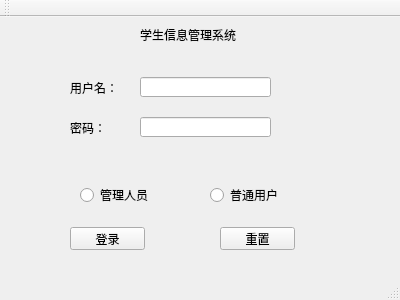
<?xml version="1.0" encoding="UTF-8"?>
<ui version="4.0">
 <class>MainWindow</class>
 <widget class="QMainWindow" name="MainWindow">
  <property name="geometry">
   <rect>
    <x>0</x>
    <y>0</y>
    <width>400</width>
    <height>300</height>
   </rect>
  </property>
  <property name="windowTitle">
   <string>MainWindow</string>
  </property>
  <widget class="QWidget" name="centralWidget">
   <widget class="QPushButton" name="LoginButton">
    <property name="geometry">
     <rect>
      <x>70</x>
      <y>210</y>
      <width>75</width>
      <height>23</height>
     </rect>
    </property>
    <property name="text">
     <string>登录</string>
    </property>
   </widget>
   <widget class="QPushButton" name="RemitButton">
    <property name="geometry">
     <rect>
      <x>220</x>
      <y>210</y>
      <width>75</width>
      <height>23</height>
     </rect>
    </property>
    <property name="text">
     <string>重置</string>
    </property>
   </widget>
   <widget class="QLabel" name="label">
    <property name="geometry">
     <rect>
      <x>140</x>
      <y>10</y>
      <width>101</width>
      <height>16</height>
     </rect>
    </property>
    <property name="text">
     <string>学生信息管理系统</string>
    </property>
   </widget>
   <widget class="QLabel" name="label_2">
    <property name="geometry">
     <rect>
      <x>70</x>
      <y>60</y>
      <width>54</width>
      <height>21</height>
     </rect>
    </property>
    <property name="text">
     <string>用户名：</string>
    </property>
   </widget>
   <widget class="QLabel" name="label_3">
    <property name="geometry">
     <rect>
      <x>70</x>
      <y>100</y>
      <width>54</width>
      <height>21</height>
     </rect>
    </property>
    <property name="text">
     <string>密码：</string>
    </property>
   </widget>
   <widget class="QLineEdit" name="Login_password">
    <property name="geometry">
     <rect>
      <x>140</x>
      <y>100</y>
      <width>131</width>
      <height>20</height>
     </rect>
    </property>
    <property name="font">
     <font>
      <family>Arial</family>
     </font>
    </property>
    <property name="text">
     <string/>
    </property>
    <property name="echoMode">
     <enum>QLineEdit::Normal</enum>
    </property>
   </widget>
   <widget class="QLineEdit" name="Login_username">
    <property name="geometry">
     <rect>
      <x>140</x>
      <y>60</y>
      <width>131</width>
      <height>20</height>
     </rect>
    </property>
   </widget>
   <widget class="QRadioButton" name="adminButton">
    <property name="geometry">
     <rect>
      <x>80</x>
      <y>170</y>
      <width>71</width>
      <height>16</height>
     </rect>
    </property>
    <property name="text">
     <string>管理人员</string>
    </property>
   </widget>
   <widget class="QRadioButton" name="userButton">
    <property name="geometry">
     <rect>
      <x>210</x>
      <y>170</y>
      <width>71</width>
      <height>16</height>
     </rect>
    </property>
    <property name="text">
     <string>普通用户</string>
    </property>
   </widget>
   <widget class="QLabel" name="tips">
    <property name="geometry">
     <rect>
      <x>120</x>
      <y>140</y>
      <width>191</width>
      <height>16</height>
     </rect>
    </property>
    <property name="text">
     <string/>
    </property>
   </widget>
  </widget>
  <widget class="QMenuBar" name="menuBar">
   <property name="geometry">
    <rect>
     <x>0</x>
     <y>0</y>
     <width>400</width>
     <height>23</height>
    </rect>
   </property>
  </widget>
  <widget class="QToolBar" name="mainToolBar">
   <attribute name="toolBarArea">
    <enum>TopToolBarArea</enum>
   </attribute>
   <attribute name="toolBarBreak">
    <bool>false</bool>
   </attribute>
  </widget>
  <widget class="QStatusBar" name="statusBar"/>
 </widget>
 <layoutdefault spacing="6" margin="11"/>
 <resources/>
 <connections/>
</ui>
